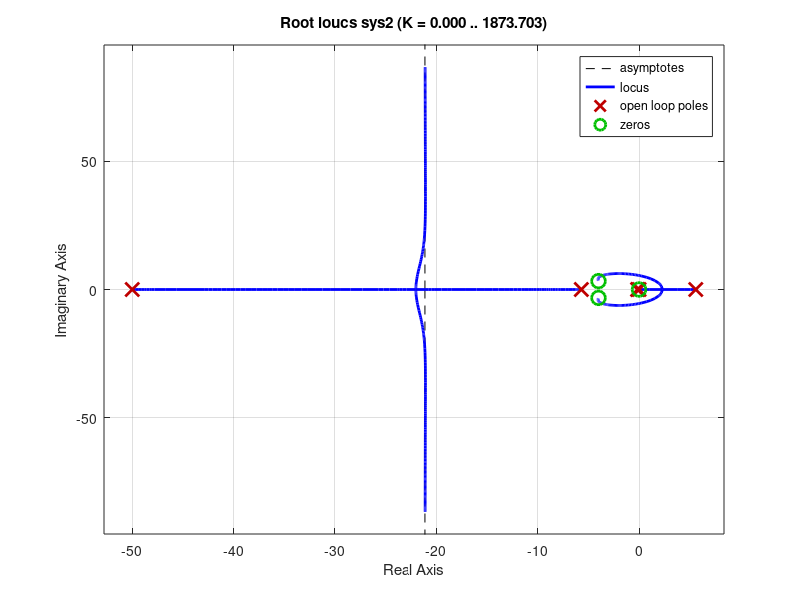
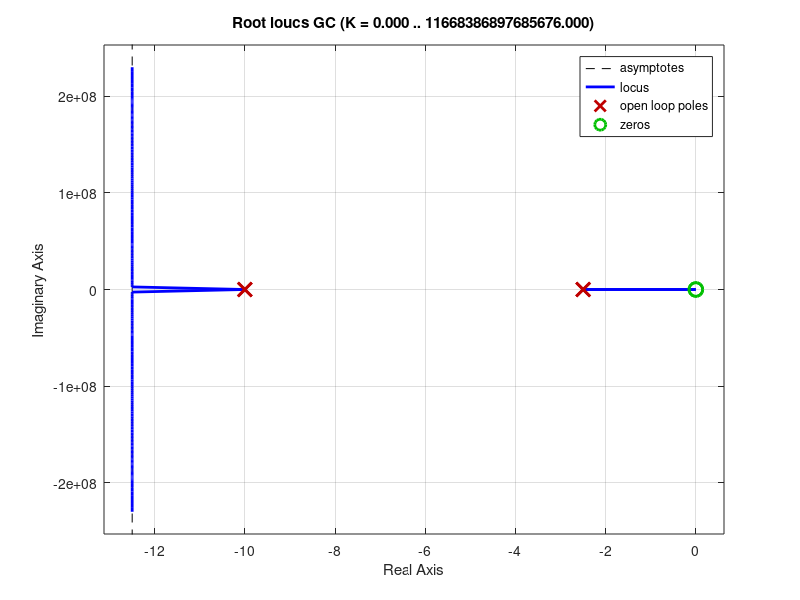
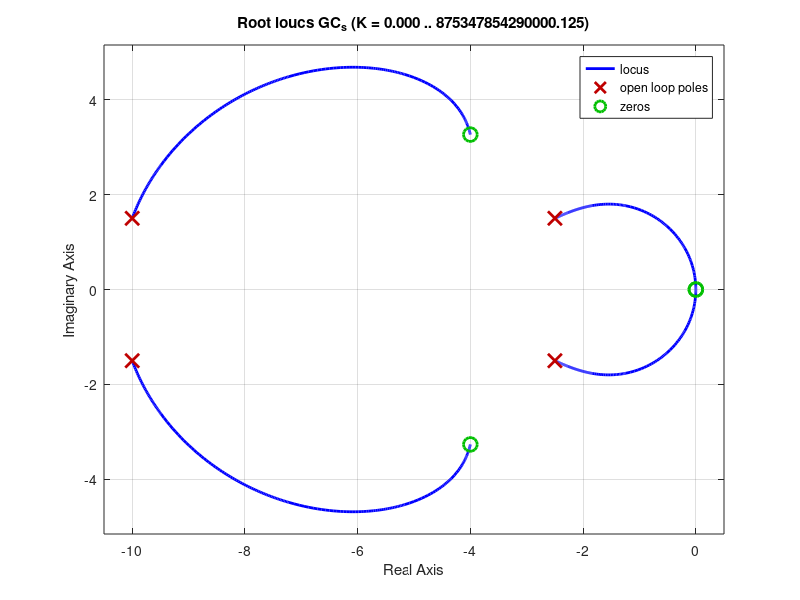

Here is the MATLAB script that generated these plots, in order:
clc
clear all

s=tf('s');
M = 0.5;
m = 0.2;
b = 0.1;
I = 0.006;
g = 9.8;
l = 0.3;
q = (M+m)*(I+m*l^2)-(m*l)^2;

sys = (m*l*s/q)/((s^3 + (b*(I + m*l^2))*s^2/q - ((M + m)*m*g*l)*s/q - b*m*g*l/q));

sys1 = (4.45*s)/((s+5.7)*(s-5.6)*(s+0.143));
sys2 = ((4.45*s)*(s^2+8*s+26.66))/(s*(s+5.7)*(s-5.6)*(s+0.143)*(s+50));
rlocus(sys2);
%bode(sys);

% A,B,C,D = tf2ss(b,a);
A = [0,1,0,0 ; 0,-0.1818,2.6727,0; 0,0,0,1;0,-0.4545,31.1818,0;];
B = [0;1.8182;0;4.5455];
C = [0,0,1,0];
D = 0;

% syms k1;
% syms k2;
% syms k3;
% syms k4;
% K=[k1,k2,k3,k4];
p =[-10-1.5i,-2.5+ 1.5i,-2.5-1.5i,-10+1.5i];
K = place(A,B,p);
%  -1.0000   -1.6567   18.6854    3.4594
% K=[-70.7107 , -37.8345 , 105.5298  , 20.9238];
Ac = (A-B*K);
Bc = B;
Cc = C;
Dc = D;
Co = ctrb(A,B);
rank(Co)
Delta_c = eig(Ac);
[b1,a1] = ss2tf(Ac,Bc,Cc,Dc);
% g1=(s*eye(size(Ac,1))-Ac)^(-1);
% g1=(Cc*g1);
% g1=g1*Bc;
GC = tf(b1,a1);
figure(2)
rlocus(GC);
% bode(GC);
figure(3)
GC_s = GC * ((s^2+8*s+26.66));
rlocus(GC_s);

a1=A(1:4:16);
a2=A(2:4:16);
a3=A(3:4:16);
a4=A(4:4:16);

b1=B(1);
b2=B(2);
b3=B(3);
b4=B(4);

c1=C(1);
c2=C(2);
c3=C(3);
c4=C(4);

k1=K(1);
k2=K(2);
k3=K(3);
k4=K(4);
